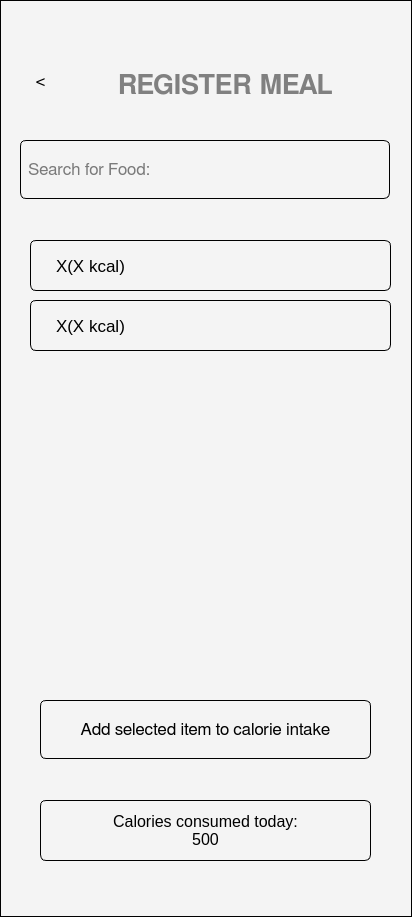
<?xml version="1.0" encoding="UTF-8"?>
<ui version="4.0">
 <class>Form</class>
 <widget class="QWidget" name="Form">
  <property name="geometry">
   <rect>
    <x>0</x>
    <y>0</y>
    <width>412</width>
    <height>917</height>
   </rect>
  </property>
  <property name="windowTitle">
   <string>Form</string>
  </property>
  <property name="styleSheet">
   <string notr="true">background-color: #f4f4f4; border: 1px solid </string>
  </property>
  <widget class="QPushButton" name="pushButton_5">
   <property name="geometry">
    <rect>
     <x>40</x>
     <y>700</y>
     <width>331</width>
     <height>59</height>
    </rect>
   </property>
   <property name="font">
    <font>
     <family>FreeSans</family>
     <pointsize>13</pointsize>
     <bold>false</bold>
    </font>
   </property>
   <property name="styleSheet">
    <string notr="true">color: ffffff;background-color: #00000000;
border-radius: 6px;
    padding: 5px;</string>
   </property>
   <property name="text">
    <string>Add selected item to calorie intake</string>
   </property>
  </widget>
  <widget class="QPushButton" name="pushButton_11">
   <property name="geometry">
    <rect>
     <x>20</x>
     <y>60</y>
     <width>41</width>
     <height>41</height>
    </rect>
   </property>
   <property name="font">
    <font>
     <family>FreeSans</family>
     <pointsize>13</pointsize>
     <bold>false</bold>
    </font>
   </property>
   <property name="styleSheet">
    <string notr="true">color: ffffff;background-color: #00000000;
border: 0;</string>
   </property>
   <property name="text">
    <string>&lt;</string>
   </property>
  </widget>
  <widget class="QLabel" name="label">
   <property name="geometry">
    <rect>
     <x>70</x>
     <y>50</y>
     <width>311</width>
     <height>71</height>
    </rect>
   </property>
   <property name="sizePolicy">
    <sizepolicy hsizetype="Preferred" vsizetype="Preferred">
     <horstretch>0</horstretch>
     <verstretch>0</verstretch>
    </sizepolicy>
   </property>
   <property name="font">
    <font>
     <family>FreeSans</family>
     <pointsize>20</pointsize>
     <bold>true</bold>
    </font>
   </property>
   <property name="styleSheet">
    <string notr="true">color: gray; border: none;</string>
   </property>
   <property name="frameShape">
    <enum>QFrame::Shape::NoFrame</enum>
   </property>
   <property name="frameShadow">
    <enum>QFrame::Shadow::Raised</enum>
   </property>
   <property name="text">
    <string>REGISTER MEAL</string>
   </property>
   <property name="alignment">
    <set>Qt::AlignmentFlag::AlignCenter</set>
   </property>
   <property name="wordWrap">
    <bool>true</bool>
   </property>
  </widget>
  <widget class="QLabel" name="label_4">
   <property name="geometry">
    <rect>
     <x>40</x>
     <y>800</y>
     <width>331</width>
     <height>61</height>
    </rect>
   </property>
   <property name="font">
    <font>
     <pointsize>12</pointsize>
    </font>
   </property>
   <property name="styleSheet">
    <string notr="true">color: ffffff;background-color: #00000000;
border-radius: 6px;
    padding: 5px;</string>
   </property>
   <property name="text">
    <string>Calories consumed today: 
500</string>
   </property>
   <property name="alignment">
    <set>Qt::AlignmentFlag::AlignCenter</set>
   </property>
  </widget>
  <widget class="QLineEdit" name="lineEdit_2">
   <property name="geometry">
    <rect>
     <x>20</x>
     <y>140</y>
     <width>370</width>
     <height>59</height>
    </rect>
   </property>
   <property name="font">
    <font>
     <family>FreeSans</family>
     <pointsize>13</pointsize>
    </font>
   </property>
   <property name="styleSheet">
    <string notr="true">QLineEdit {
    color: black;  
background-color: #00000000;
border-radius: 6px;
    padding: 5px;
}

QLineEdit::placeholder {
    color: #888888; 
}</string>
   </property>
   <property name="text">
    <string/>
   </property>
   <property name="placeholderText">
    <string>Search for Food:</string>
   </property>
  </widget>
  <widget class="QRadioButton" name="radioButton">
   <property name="geometry">
    <rect>
     <x>30</x>
     <y>240</y>
     <width>361</width>
     <height>51</height>
    </rect>
   </property>
   <property name="font">
    <font>
     <pointsize>13</pointsize>
    </font>
   </property>
   <property name="styleSheet">
    <string notr="true">color: ffffff;background-color: #00000000;
border-radius: 6px;
    padding: 5px;</string>
   </property>
   <property name="text">
    <string>X(X kcal)</string>
   </property>
   <attribute name="buttonGroup">
    <string notr="true">buttonGroup</string>
   </attribute>
  </widget>
  <widget class="QRadioButton" name="radioButton_2">
   <property name="geometry">
    <rect>
     <x>30</x>
     <y>300</y>
     <width>361</width>
     <height>51</height>
    </rect>
   </property>
   <property name="font">
    <font>
     <pointsize>13</pointsize>
    </font>
   </property>
   <property name="styleSheet">
    <string notr="true">color: ffffff;background-color: #00000000;
border-radius: 6px;
    padding: 5px;</string>
   </property>
   <property name="text">
    <string>X(X kcal)</string>
   </property>
   <attribute name="buttonGroup">
    <string notr="true">buttonGroup</string>
   </attribute>
  </widget>
 </widget>
 <resources/>
 <connections/>
 <buttongroups>
  <buttongroup name="buttonGroup"/>
 </buttongroups>
</ui>
